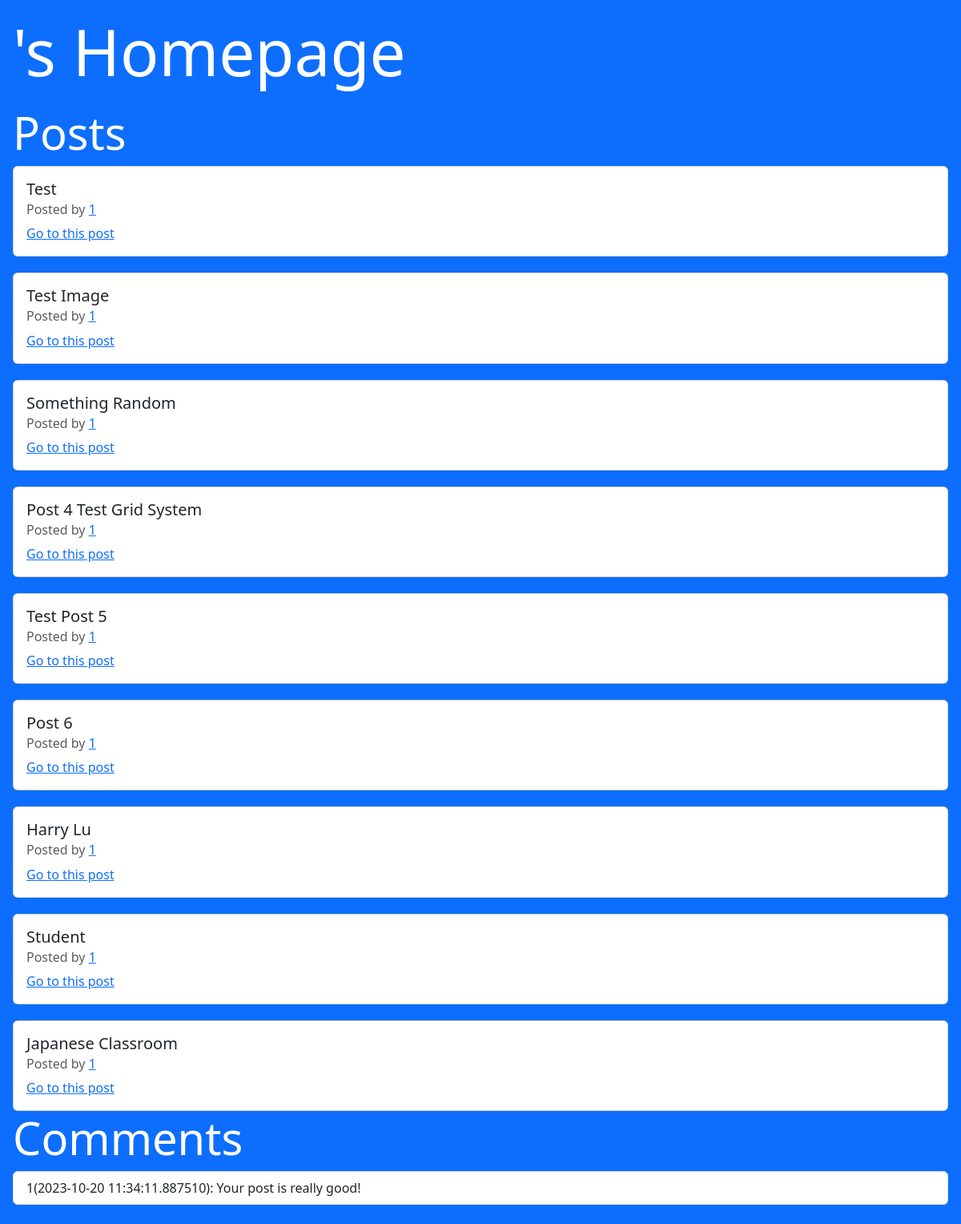
The page /1/account on the database its author committed.
### app.py (models this page shows, shortened)
class Post(db.Model):
    id = db.Column(db.Integer, primary_key=True)
    img = db.Column(db.String(120))
    title = db.Column(db.String(100),nullable=False)
    date_posted = db.Column(db.DateTime, nullable=False, default=datetime.utcnow)
    content = db.Column(db.Text, nullable=False)
    user_id = db.Column(db.Integer, db.ForeignKey('user.id'), nullable=False)

class Comment(db.Model):
    id = db.Column(db.Integer, primary_key=True)
    user_id = db.Column(db.Integer, db.ForeignKey('user.id'), nullable=False)
    content = db.Column(db.Text, nullable=False)
    post_id = db.Column(db.Integer, db.ForeignKey('post.id'), nullable=False)
    date_posted = db.Column(db.DateTime, nullable=False, default=datetime.utcnow)

### app.py (the view)
@app.route("/<int:id>/account",methods=["GET"])
def account(id):
    posts = Post.query.filter_by(user_id=id).all()
    comments = Comment.query.filter_by(user_id=id).all()
    return render_template("account.html",title="Account",comments=comments,posts=posts)

### templates/account.html (shortened to what this page needs)
{% extends "template.html" %}
{% block Contents %}
<h1 class="display-1">{{ current_user.username }}'s Homepage</h1>
<h2 class="display-4">Posts</h2>
{% for post in posts %}
<div class="card w-100" style="width: 18rem;">
    <div class="card-body">
      <h5 class="card-title">{{post.title}}</h5>
      <h6 class="card-subtitle mb-2 text-body-secondary">Posted by <a href="{{url_for('account',id=post.user_id)}}" class="card-link">{{post.user_id}}</a></h6>
      <a href="{{url_for('post',id=post.id)}}" class="card-link">Go to this post</a>
    </div>
</div>
{% endfor %}
<h2 class="display-4">Comments</h2>
<ul class="list-group">
    {% for comment in comments %}
        <li class="list-group-item">
            {{ comment.user_id }}({{ comment.date_posted }}): {{ comment.content }}
        </li>
    {% endfor %}
</ul>
{% endblock %}

### templates/template.html (style rules this page uses)
h1 { margin-bottom:20px; }
div { margin-bottom:20px; }
div:last-of-type { margin-bottom:0; }

### rows shown on the page
Post: title "Test", user_id "1"
Post: title "Test Image", user_id "1"
Post: title "Something Random", user_id "1"
Post: title "Post 4 Test Grid System", user_id "1"
Post: title "Test Post 5", user_id "1"
Post: title "Post 6", user_id "1"
Post: title "Harry Lu", user_id "1"
Post: title "Student", user_id "1"
Post: title "Japanese Classroom", user_id "1"
Comment: user_id "1", date_posted "2023-10-20 11:34:11.887510", content "Your post is really good!"
